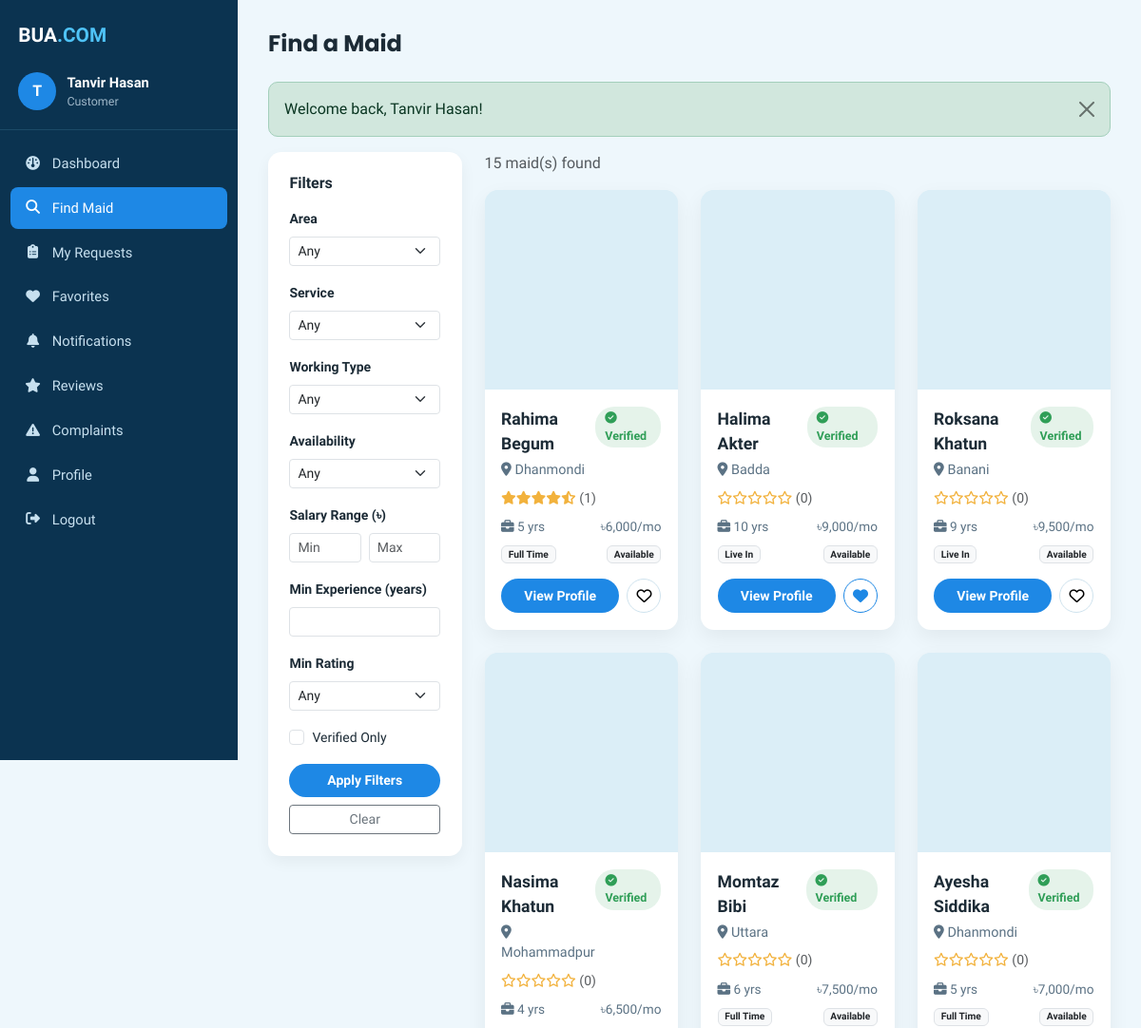
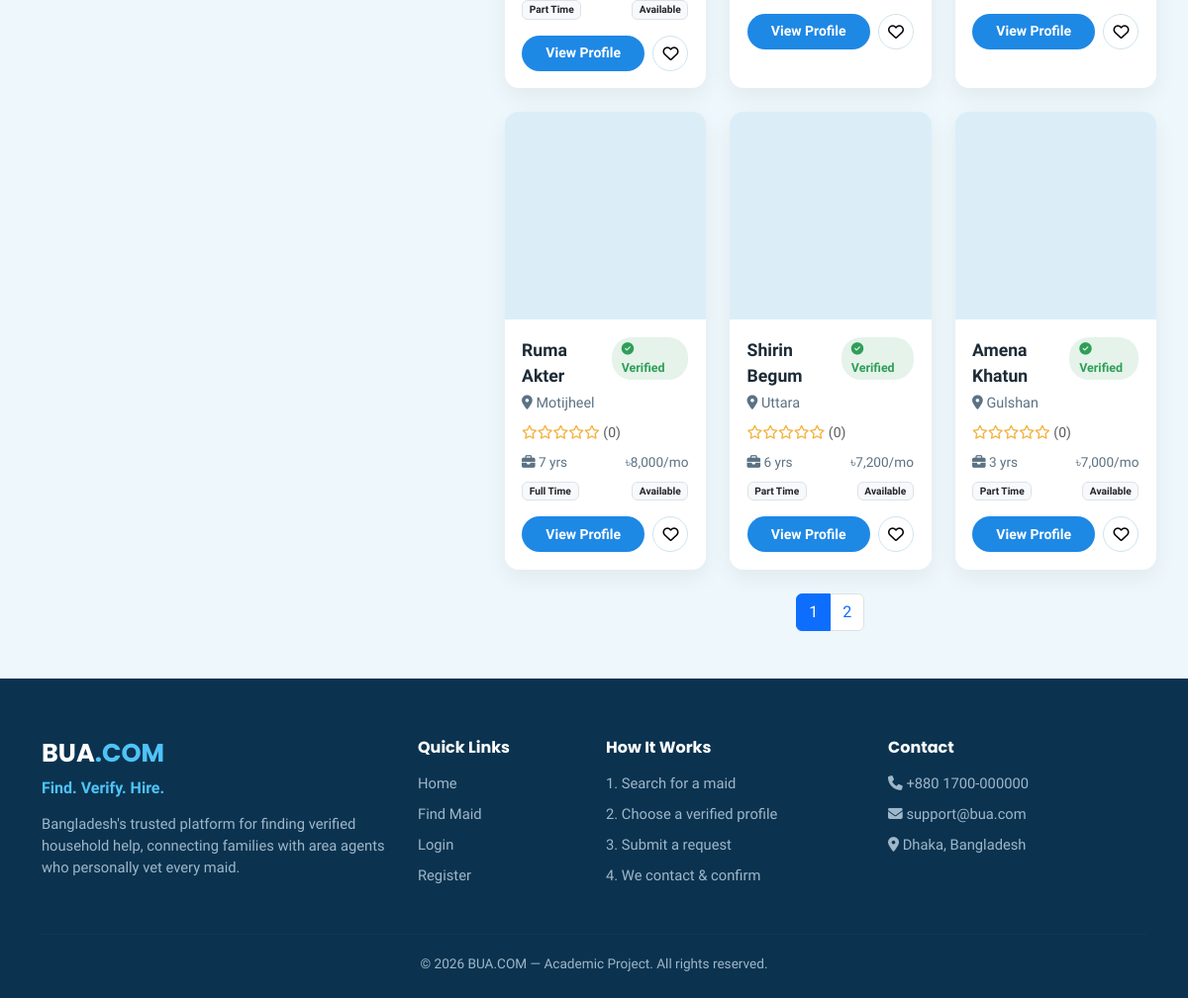
/customer/search-maids.php (signed in), run on the app's committed database (2 pictures, top to bottom).
### tables this page shows
CREATE TABLE maids (
    id INT AUTO_INCREMENT PRIMARY KEY,
    agent_id INT NOT NULL,
    name VARCHAR(100) NOT NULL,
    phone VARCHAR(20) NOT NULL,
    photo VARCHAR(255) DEFAULT NULL,
    area_id INT NOT NULL,
    permanent_district VARCHAR(100) DEFAULT NULL,
    experience_years INT NOT NULL DEFAULT 0,
    expected_salary DECIMAL(10,2) NOT NULL DEFAULT 0,
    working_type ENUM('full_time','part_time','live_in','hourly') NOT NULL DEFAULT 'full_time',
    preferred_time VARCHAR(100) DEFAULT NULL,
    current_households INT NOT NULL DEFAULT 0,
    availability ENUM('available','busy','unavailable') NOT NULL DEFAULT 'available',
    status ENUM('active','inactive') NOT NULL DEFAULT 'active',
    created_at TIMESTAMP DEFAULT CURRENT_TIMESTAMP,
    updated_at TIMESTAMP DEFAULT CURRENT_TIMESTAMP ON UPDATE CURRENT_TIMESTAMP,
    FOREIGN KEY (agent_id) REFERENCES users(id) ON DELETE CASCADE,
    FOREIGN KEY (area_id) REFERENCES areas(id) ON DELETE RESTRICT,
    INDEX idx_availability (availability),
    INDEX idx_area (area_id),
    INDEX idx_salary (expected_salary),
    INDEX idx_experience (experience_years)
);

CREATE TABLE areas (
    id INT AUTO_INCREMENT PRIMARY KEY,
    area_name VARCHAR(100) NOT NULL UNIQUE,
    status ENUM('active','inactive') NOT NULL DEFAULT 'active',
    created_at TIMESTAMP DEFAULT CURRENT_TIMESTAMP
);

### config/auth.php (called while the page is built, shortened)
<?php
function baseUrl(): string
{
    $scriptDir = str_replace('\\', '/', dirname($_SERVER['SCRIPT_NAME']));
    $root = preg_replace('#/(customer|agent|admin)$#', '', $scriptDir);
    return rtrim($root, '/');
}

### customer/search-maids.php (the view, shortened to what this page needs)
<?php
require_once __DIR__ . '/../config/functions.php';
$db = Database::getConnection();
$uid = currentUserId();
$verifiedOnly = isset($_GET['verified_only']) && $_GET['verified_only'] === '1';
$page = isset($_GET['page']) ? max(1, (int) $_GET['page']) : 1;
$perPage = 9;
$where = ['m.status = "active"'];
$params = [];
$havingRating = '';
$whereSql = implode(' AND ', $where);
$countSql = "SELECT COUNT(*) FROM (
    SELECT m.id,
        (SELECT AVG(overall_rating) FROM reviews WHERE maid_id = m.id AND status='visible') AS avg_rating
    FROM maids m
    JOIN maid_verification v ON v.maid_id = m.id
    WHERE $whereSql
    GROUP BY m.id
    $havingRating
) t";
$stmt = $db->prepare($countSql);
$stmt->execute($params);
$totalRows = (int) $stmt->fetchColumn();
$pg = paginate($totalRows, $perPage, $page);
$sql = "SELECT m.*, a.area_name, v.verification_status,
        (SELECT AVG(overall_rating) FROM reviews WHERE maid_id = m.id AND status='visible') AS avg_rating,
        (SELECT COUNT(*) FROM reviews WHERE maid_id = m.id AND status='visible') AS review_count
    FROM maids m
    JOIN areas a ON a.id = m.area_id
    JOIN maid_verification v ON v.maid_id = m.id
    WHERE $whereSql
    GROUP BY m.id
    $havingRating
    ORDER BY (v.verification_status='VERIFIED') DESC, m.created_at DESC
    LIMIT ? OFFSET ?";
$stmt = $db->prepare($sql);
$i = 1;
$stmt->bindValue($i++, $perPage, PDO::PARAM_INT);
$stmt->bindValue($i++, $pg['offset'], PDO::PARAM_INT);
$stmt->execute();
$maids = $stmt->fetchAll();
$favStmt = $db->prepare('SELECT maid_id FROM favorites WHERE customer_id = ?');
$favStmt->execute([$uid]);
$favIds = array_column($favStmt->fetchAll(), 'maid_id');
include __DIR__ . '/../includes/header.php';
?>
<div class="dashboard-wrapper">
    <?php include __DIR__ . '/../includes/sidebar.php'; ?>
    <main class="dashboard-main">
        <div class="dashboard-topbar"><h1>Find a Maid</h1></div>
        <?php include __DIR__ . '/../includes/alerts.php'; ?>
        <div class="row g-4">
            <div class="col-lg-3">
                <form method="get" class="filter-panel">
                    <h6 class="fw-bold mb-3">Filters</h6>
                    <label class="form-label small fw-semibold">Area</label>
                    <select name="area" class="form-select form-select-sm mb-3">
                        <option value="">Any</option>
                    </select>
                    <label class="form-label small fw-semibold">Service</label>
                    <select name="service" class="form-select form-select-sm mb-3">
                        <option value="">Any</option>
                    </select>
                    <label class="form-label small fw-semibold">Working Type</label>
                    <select name="working_type" class="form-select form-select-sm mb-3">
                        <option value="">Any</option>
                    </select>
                    <label class="form-label small fw-semibold">Availability</label>
                    <select name="availability" class="form-select form-select-sm mb-3">
                        <option value="">Any</option>
                    </select>
                    <label class="form-label small fw-semibold">Salary Range (৳)</label>
                    <div class="d-flex gap-2 mb-3">
                        <input type="number" name="min_salary" class="form-control form-control-sm" placeholder="Min" value="<?= clean($_GET['min_salary'] ?? '') ?>">
                        <input type="number" name="max_salary" class="form-control form-control-sm" placeholder="Max" value="<?= clean($_GET['max_salary'] ?? '') ?>">
                    </div>
                    <label class="form-label small fw-semibold">Min Experience (years)</label>
                    <input type="number" name="min_exp" class="form-control form-control-sm mb-3" value="<?= clean($_GET['min_exp'] ?? '') ?>">
                    <label class="form-label small fw-semibold">Min Rating</label>
                    <select name="min_rating" class="form-select form-select-sm mb-3">
                        <option value="">Any</option>
                    </select>
                    <div class="form-check mb-3">
                        <input class="form-check-input" type="checkbox" name="verified_only" value="1" id="verifiedOnly" <?= $verifiedOnly ? 'checked' : '' ?>>
                        <label class="form-check-label small" for="verifiedOnly">Verified Only</label>
                    </div>
                    <button type="submit" class="btn btn-brand w-100 btn-sm">Apply Filters</button>
                    <a href="search-maids.php" class="btn btn-outline-secondary w-100 btn-sm mt-2">Clear</a>
                </form>
            </div>
            <div class="col-lg-9">
                <p class="text-muted"><?= $totalRows ?> maid(s) found</p>
                <?php if (empty($maids)): ?>
                    <div class="panel text-center text-muted">No maids match your filters. Try adjusting them.</div>
                <?php else: ?>
                <div class="row g-4">
                    <?php foreach ($maids as $m):
                        $avg = $m['avg_rating'] ? round((float) $m['avg_rating'], 1) : 0.0;
                        $isFav = in_array($m['id'], $favIds); ?>
                        <div class="col-md-4">
                            <div class="maid-card">
                                <img src="<?= maidPhotoUrl($m['photo']) ?>" class="maid-photo" alt="<?= clean($m['name']) ?>">
                                <div class="maid-card-body">
                                    <div class="d-flex justify-content-between align-items-start">
                                        <div>
                                            <div class="maid-card-name"><?= clean($m['name']) ?></div>
                                            <div class="maid-card-area"><i class="fa-solid fa-location-dot"></i> <?= clean($m['area_name']) ?></div>
                                        </div>
                                        <?= verificationBadge($m['verification_status']) ?>
                                    </div>
                                    <div class="review-stars small"><?= starRatingHtml($avg) ?> <span class="text-muted">(<?= (int) $m['review_count'] ?>)</span></div>
                                    <div class="maid-meta-row">
                                        <span><i class="fa-solid fa-briefcase"></i> <?= (int) $m['experience_years'] ?> yrs</span>
                                        <span><?= formatMoney((float) $m['expected_salary']) ?>/mo</span>
                                    </div>
                                    <div class="maid-meta-row">
                                        <span class="badge bg-light text-dark border"><?= ucwords(str_replace('_',' ',$m['working_type'])) ?></span>
                                        <span class="badge bg-light text-dark border"><?= ucfirst($m['availability']) ?></span>
                                    </div>
                                    <div class="d-flex gap-2 mt-3">
                                        <a href="maid-profile.php?id=<?= (int) $m['id'] ?>" class="btn btn-brand btn-sm flex-grow-1">View Profile</a>
                                        <form method="post" action="favorites.php">
                                            <button type="submit" class="fav-btn <?= $isFav ? 'active' : '' ?>"><i class="fa-<?= $isFav ? 'solid' : 'regular' ?> fa-heart"></i></button>
                                        </form>
                                    </div>
                                </div>
                            </div>
                        </div>
                    <?php endforeach; ?>
                </div>
                <div class="mt-4">
                    <?php
                    $qs = $_GET; unset($qs['page']);
                    $baseQuery = 'search-maids.php?' . http_build_query($qs);
                    echo renderPagination($pg['currentPage'], $pg['totalPages'], $baseQuery);
                    ?>
                </div>
                <?php endif; ?>
            </div>
        </div>
    </main>
</div>
<?php include __DIR__ . '/../includes/footer.php'; ?>

### config/functions.php (shortened to what this page needs)
<?php
require_once __DIR__ . '/auth.php';
function clean(?string $value): string
{
    return htmlspecialchars(trim($value ?? ''), ENT_QUOTES, 'UTF-8');
}
function verificationBadge(string $status): string
{
    if ($status === 'VERIFIED') {
        return '<span class="badge-verified"><i class="fa-solid fa-circle-check"></i> Verified</span>';
    }
    return '<span class="badge-pending"><i class="fa-solid fa-circle-exclamation"></i> Pending Verification</span>';
}
function maidPhotoUrl(?string $photo): string
{
    if (empty($photo)) {
        return baseUrl() . '/assets/images/default-maid.png';
    }
    return baseUrl() . '/assets/uploads/maids/' . rawurlencode($photo);
}
function starRatingHtml(float $rating): string
{
    $full = floor($rating);
    $half = ($rating - $full) >= 0.5 ? 1 : 0;
    $empty = 5 - $full - $half;
    $html = str_repeat('<i class="fa-solid fa-star"></i>', (int) $full);
    if ($half) $html .= '<i class="fa-solid fa-star-half-stroke"></i>';
    $html .= str_repeat('<i class="fa-regular fa-star"></i>', (int) $empty);
    return $html;
}
function paginate(int $totalRows, int $perPage, int $currentPage): array
{
    $totalPages = max(1, (int) ceil($totalRows / $perPage));
    $currentPage = max(1, min($currentPage, $totalPages));
    $offset = ($currentPage - 1) * $perPage;
    return compact('totalPages', 'currentPage', 'offset');
}
function renderPagination(int $currentPage, int $totalPages, string $baseQuery): string
{
    $html = '<nav aria-label="Page navigation"><ul class="pagination justify-content-center">';
    for ($i = 1; $i <= $totalPages; $i++) {
        $active = $i === $currentPage ? ' active' : '';
        $sep = str_contains($baseQuery, '?') ? '&' : '?';
        $html .= '<li class="page-item' . $active . '"><a class="page-link" href="' . $baseQuery . $sep . 'page=' . $i . '">' . $i . '</a></li>';
    }
    $html .= '</ul></nav>';
    return $html;
}
function formatMoney(float $amount): string
{
    return '৳' . number_format($amount, 0);
}

### assets/css/style.css (style rules this page uses)
:root { --bua-dark: #0b3350; --bua-dark-2: #124267; --bua-accent: #1e88e5; --bua-accent-2: #4fc3f7; --bua-cream: #eef7fc; --bua-tan: #cfe9f5; --bua-text-muted: #9fb7c8; --bua-success: #2f9e57; --bua-radius: 14px; }
* { box-sizing: border-box; }
body { font-family: 'Hind Siliguri', 'Poppins', sans-serif; background: var(--bua-cream); color: #1c2b36; }
h1, h2, h3, h4, h5, .brand-font { font-family: 'Poppins', sans-serif; font-weight: 700; }
a { text-decoration: none; }
.btn-brand { background: var(--bua-accent); color: #fff !important; border: none; font-weight: 600; border-radius: 30px; padding: .45rem 1.3rem; }
.maid-card { background: #fff; border-radius: var(--bua-radius); overflow: hidden; box-shadow: 0 8px 22px rgba(0,0,0,.06); height: 100%; transition: transform .15s ease; }
.maid-card .maid-photo { width: 100%; height: 210px; object-fit: cover; background: #dbeef7; }
.maid-card-body { padding: 1.1rem; }
.maid-card-name { font-weight: 700; font-size: 1.1rem; margin-bottom: .2rem; }
.maid-card-area { color: #5b7284; font-size: .9rem; margin-bottom: .5rem; }
.badge-verified { background: rgba(47,158,87,.12); color: var(--bua-success); padding: 3px 10px; border-radius: 20px; font-size: .78rem; font-weight: 600; }
.maid-meta-row { display: flex; justify-content: space-between; font-size: .85rem; color: #5b7284; margin-top: .6rem; }
.fav-btn { background: #fff; border: 1px solid #cfe3ee; border-radius: 50%; width: 36px; height: 36px; display: flex; align-items: center; justify-content: center; }
.fav-btn.active, .fav-btn:hover { color: var(--bua-accent); border-color: var(--bua-accent); }
.review-stars { color: #f2b23d; margin-bottom: .5rem; }
.dashboard-wrapper { display: flex; min-height: 100vh; background: #eef7fc; }
.dashboard-main { flex: 1; padding: 2rem; max-width: 100%; overflow-x: hidden; }
.dashboard-topbar { display: flex; justify-content: space-between; align-items: center; margin-bottom: 1.6rem; }
.dashboard-topbar h1 { font-size: 1.5rem; margin: 0; }
.filter-panel { background: #fff; border-radius: var(--bua-radius); padding: 1.4rem; box-shadow: 0 6px 16px rgba(0,0,0,.05); position: sticky; top: 90px; }

### data on the page
maids: name "Rahima Begum", area.area_name "Dhanmondi", review_count "1", experience_years "5", expected_salary "৳6,000", working_type "Full Time", availability "Available"
maids: name "Halima Akter", area.area_name "Badda", review_count "0", experience_years "10", expected_salary "৳9,000", working_type "Live In", availability "Available"
maids: name "Roksana Khatun", area.area_name "Banani", review_count "0", experience_years "9", expected_salary "৳9,500", working_type "Live In", availability "Available"
maids: name "Nasima Khatun", area.area_name "Mohammadpur", review_count "0", experience_years "4", expected_salary "৳6,500", working_type "Part Time", availability "Available"
maids: name "Momtaz Bibi", area.area_name "Uttara", review_count "0", experience_years "6", expected_salary "৳7,500", working_type "Full Time", availability "Available"
maids: name "Ayesha Siddika", area.area_name "Dhanmondi", review_count "0", experience_years "5", expected_salary "৳7,000", working_type "Full Time", availability "Available"
maids: name "Ruma Akter", area.area_name "Motijheel", review_count "0", experience_years "7", expected_salary "৳8,000", working_type "Full Time", availability "Available"
maids: name "Shirin Begum", area.area_name "Uttara", review_count "0", experience_years "6", expected_salary "৳7,200", working_type "Part Time", availability "Available"
maids: name "Amena Khatun", area.area_name "Gulshan", review_count "0", experience_years "3", expected_salary "৳7,000", working_type "Part Time", availability "Available"

### other printed values
substr(currentUserName() ?? 'U', 0, 1) "T"
currentUserName() "Tanvir Hasan"
$role "Customer"
$label "Dashboard Find Maid My Requests Favorites Notifications Reviews Complaints Profile"
$f['message'] "Welcome back, Tanvir Hasan!"
$totalRows "15"
